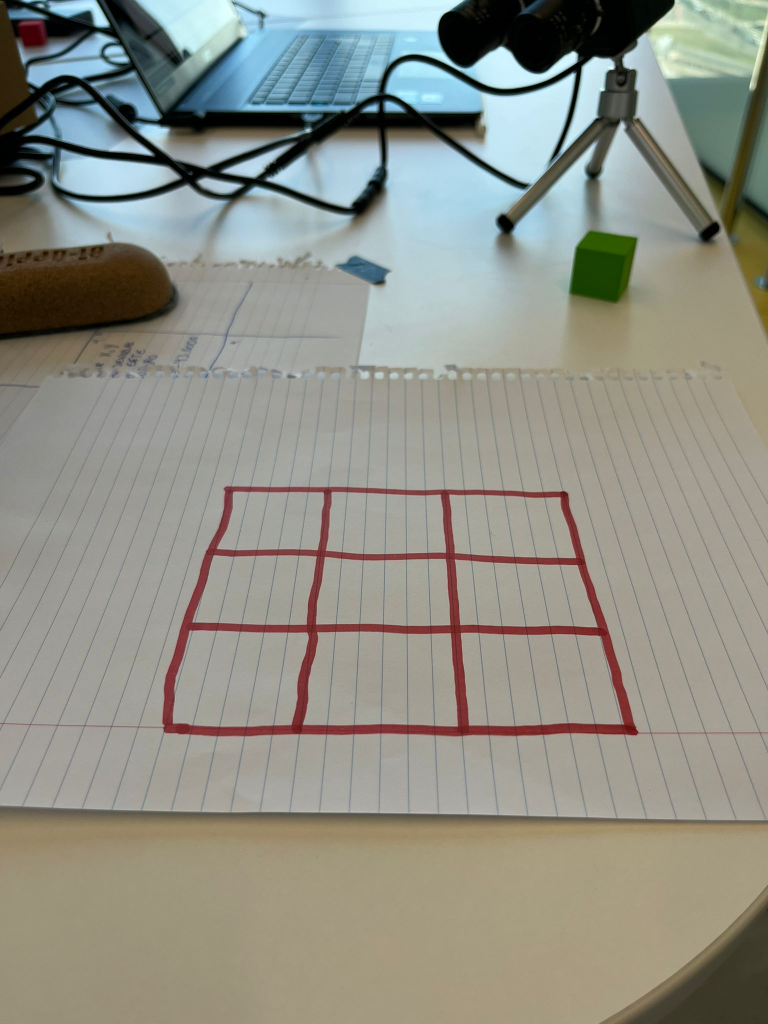
#> input picture Three_in_a_row/Research/tic_tac_toe_board.jpg, 1536 x 2048 px (shown at 1/2 size)
$ jupyter execute test_img.ipynb
#> lines starting #> are read from the running program, lines starting #| are printed output that depends on the picture
[cell 1]
import cv2
import numpy as np

img = cv2.imread('tic_tac_toe_board.jpg')
#> img is the input picture: shape (2048, 1536, 3); mean B, G, R 134.2, 144.1, 143.6
height, width = 450, 350
src_points = np.float32([[463, 983], [1129, 996], [341, 1456], [1265, 1460] ])
src_points2 = np.float32([[0, 0], [width, 0], [0, height], [width, height]])

P = cv2.getPerspectiveTransform(src_points, src_points2)
perspective = cv2.warpPerspective(img, P, (width, height))
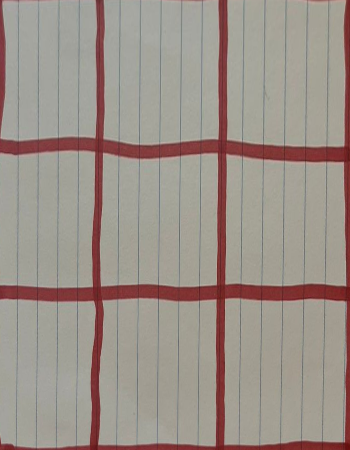
#> perspective: shape (450, 350, 3); mean B, G, R 137.5, 145.7, 156.5

cv2.imshow('frame', perspective)

cv2.waitKey(0)
cv2.destroyAllWindows()


$ run again, with Three_in_a_row/Research/book_image.jpg copied over Three_in_a_row/Research/tic_tac_toe_board.jpg
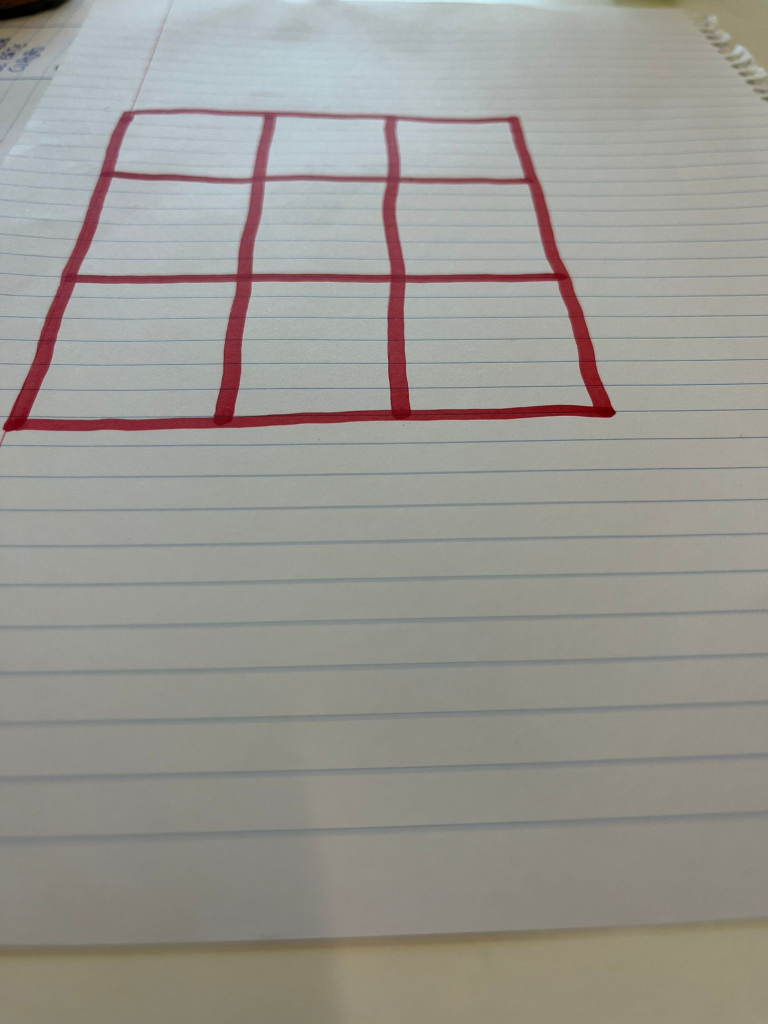
#> input picture Three_in_a_row/Research/book_image.jpg, 1536 x 2048 px (shown at 1/2 size)
#> img is the input picture: shape (2048, 1536, 3); mean B, G, R 145.2, 151.2, 153.2
#> `perspective = cv2.warpPerspective(img, P, (width, height))`:
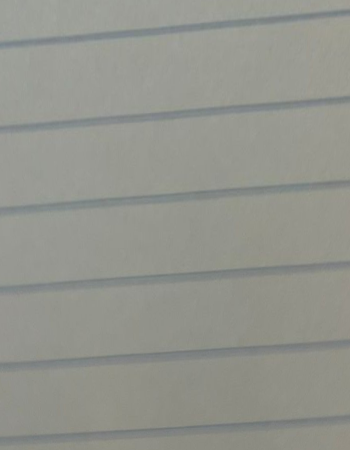
#> perspective: shape (450, 350, 3); mean B, G, R 140.9, 148.2, 146.9

$ run again, with Three_in_a_row/Research/circle.jpg copied over Three_in_a_row/Research/tic_tac_toe_board.jpg
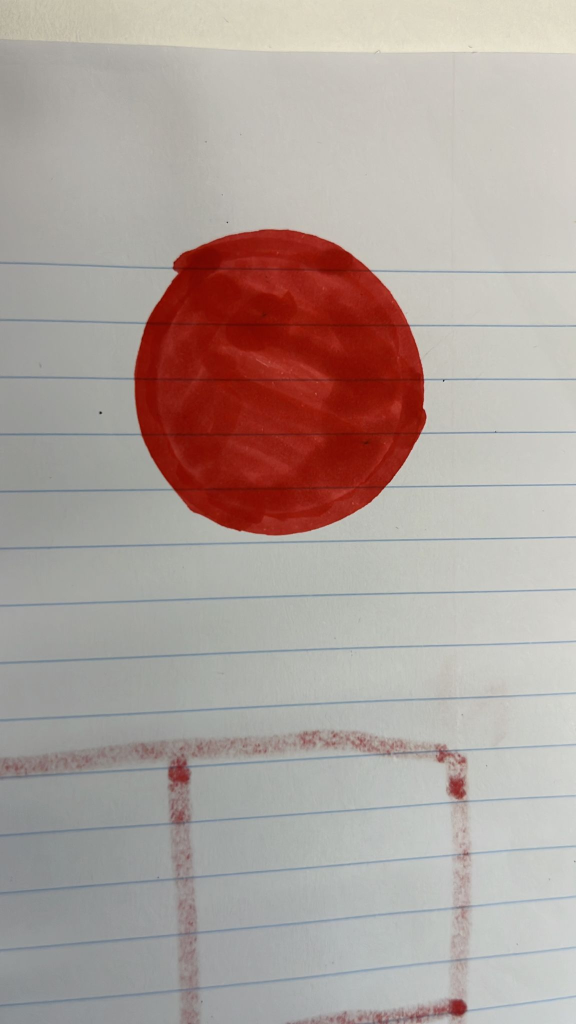
#> input picture Three_in_a_row/Research/circle.jpg, 1152 x 2048 px (shown at 1/2 size)
#> img is the input picture: shape (2048, 1152, 3); mean B, G, R 155.4, 160.7, 174.3
#> `perspective = cv2.warpPerspective(img, P, (width, height))`:
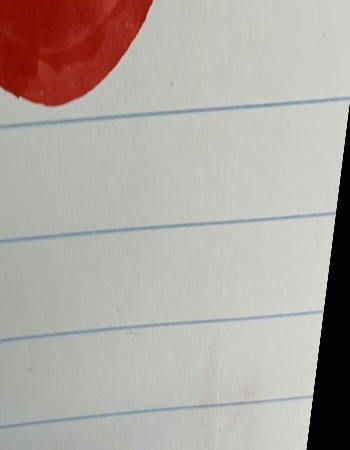
#> perspective: shape (450, 350, 3); mean B, G, R 163, 168.5, 175.8
